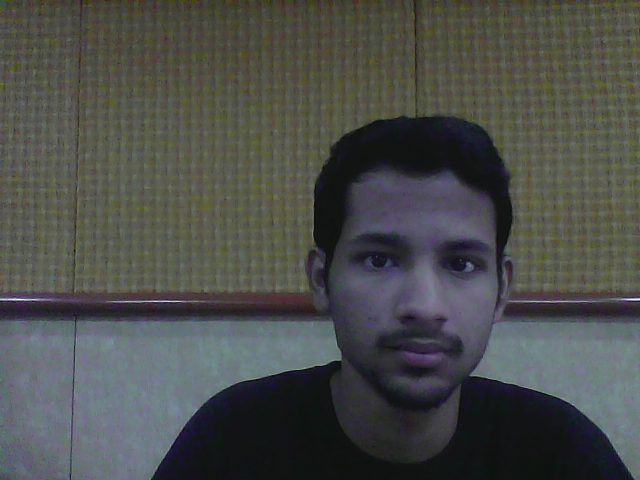
#> input picture Images/test.png, 640 x 480 px, found by its file name
$ python process_image.py
#> lines starting #> are read from the running program, lines starting #| are printed output that depends on the picture; after the words box and inside, x2 and y2 are one past the last pixel; in counts of white or black regions, pixels touching at a corner belong together
#learn
import numpy as np
import cv2

face_cascade = cv2.CascadeClassifier('haarcascade_frontalface_default.xml')
eye_cascade = cv2.CascadeClassifier('haarcascade_eye.xml')
img = cv2.imread('/home/hemant/Github/Moody/Images/test.png')
#> img is the input picture: shape (480, 640, 3); mean B, G, R 73.9, 78.2, 75.5
img2 = img
gray = cv2.cvtColor(img, cv2.COLOR_BGR2GRAY)
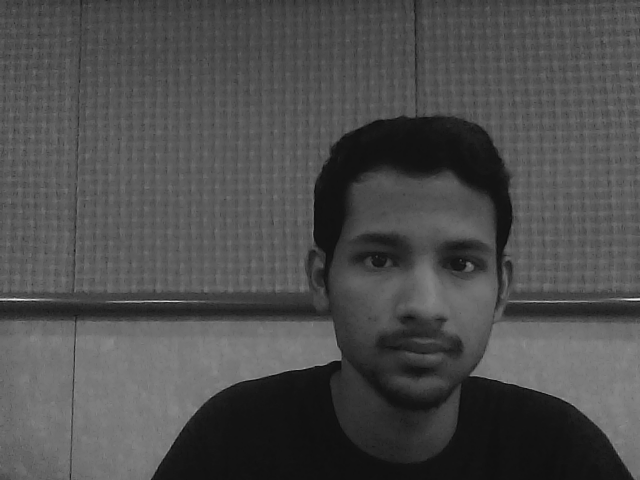
#> gray: shape (480, 640); min 16, max 235, mean 76.8
faces = face_cascade.detectMultiScale(gray, 1.3, 5)
#> faces = [[312, 178, 213, 213]]
for (x,y,w,h) in faces:
    img = cv2.rectangle(img,(x,y),(x+w,y+h),(255,0,0),2)
    roi_gray = gray[y:y+h, x:x+w]
    roi_color = img2[y:y+h, x:x+w]
    eyes = eye_cascade.detectMultiScale(roi_gray)
    for (ex,ey,ew,eh) in eyes:
        cv2.rectangle(roi_color,(ex,ey),(ex+ew,ey+eh),(0,255,0),2)
#> this loop made 1 pass
#> (x, y, w, h, eyes) on pass 1: (312, 178, 213, 213, [[38, 56, 50, 50], [121, 57, 54, 54]])
#> pass 1, `img = cv2.rectangle(img,(x,y),(x+w,y+h),(255,0,0),2)`:
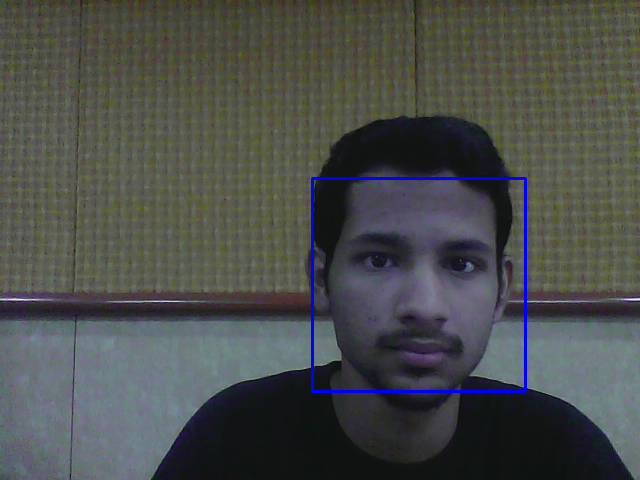
#> img: shape (480, 640, 3); 0.83% of pixels changed, all inside (x1, y1, x2, y2) = (311, 177, 527, 393)
#> pass 1, `roi_gray = gray[y:y+h, x:x+w]`:
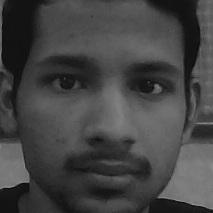
#> roi_gray: shape (213, 213); min 16, max 153, mean 68.1
#> pass 1, `roi_color = img2[y:y+h, x:x+w]`:
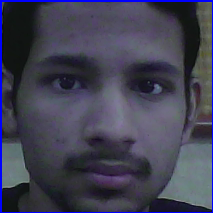
#> roi_color: shape (213, 213, 3); mean B, G, R 83.3, 65.2, 65.1
#> after the loop:
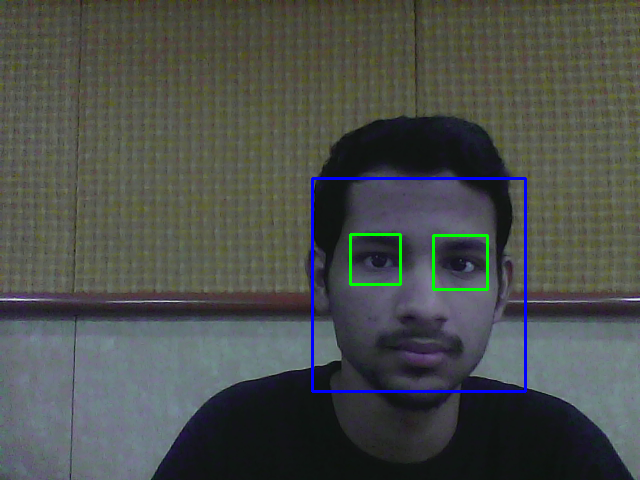
#> img: shape (480, 640, 3); 0.4% of pixels changed, all inside (x1, y1, x2, y2) = (349, 233, 489, 291)
#> after the loop:
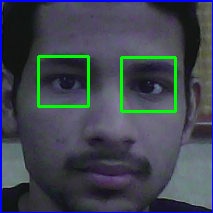
#> roi_color: shape (213, 213, 3); 2.73% of pixels changed, all inside (x1, y1, x2, y2) = (37, 55, 177, 113)
cv2.imshow('result',img2)
file = "/home/hemant/Github/Moody/Images/result.png"
cv2.imwrite(file, img2)
cv2.waitKey(0)
cv2.destroyAllWindows()
